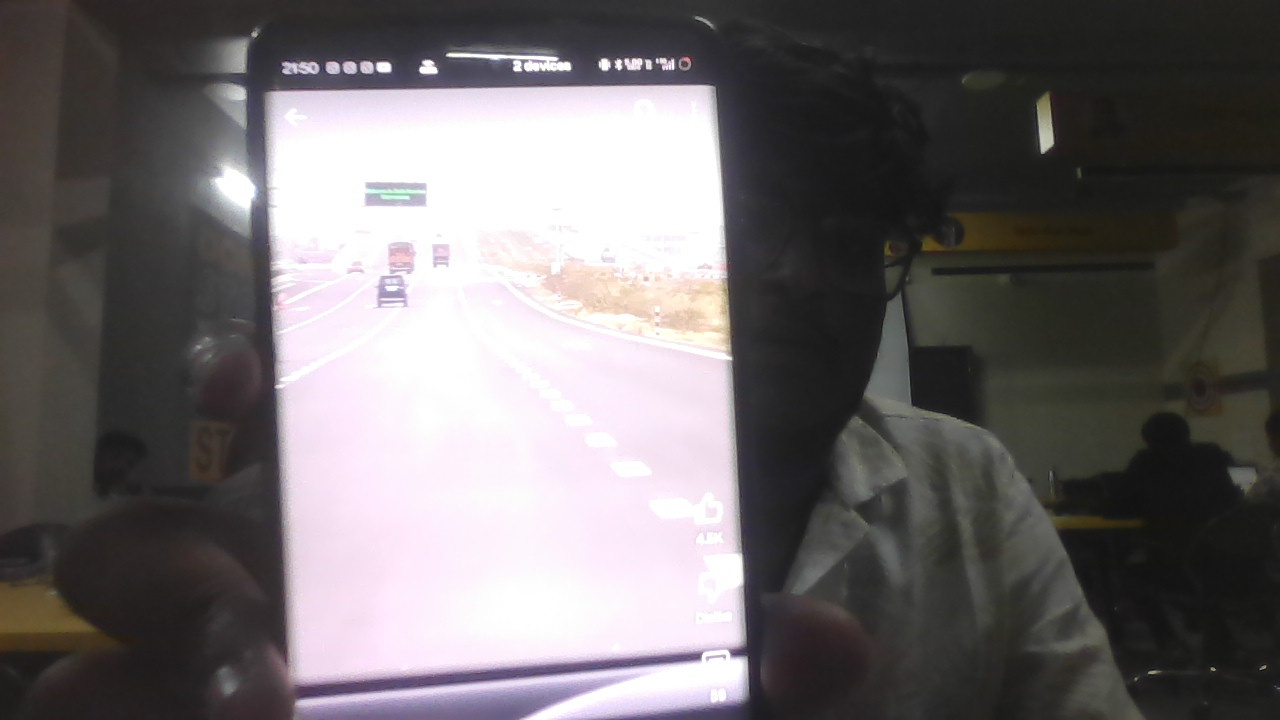
#> input picture data/incidents/incident_20250906_215013_250/frames/frame_0000.jpg, 1280 x 720 px
$ python -i lane_detection.py   (imports and definitions only)
#> lines starting #> are read from the running program, lines starting #| are printed output that depends on the picture; after the words box and inside, x2 and y2 are one past the last pixel; in counts of white or black regions, pixels touching at a corner belong together
### src/config.py
# Project configuration
import os

DEBUG = True
LOG_LEVEL = "INFO"

# Path helpers
def model_path(model_name):
    """Return the absolute path to a model file."""
    return os.path.join(os.path.dirname(os.path.dirname(os.path.abspath(__file__))), "models", model_name)

# Video settings
VIDEO_WIDTH = 1280
VIDEO_HEIGHT = 720
FPS = 30
WEBCAM_ID = 0  # Default webcam ID, usually 0 for built-in webcam

# Storage settings
DATA_DIR = "data"
MAX_STORAGE_GB = 10  # Maximum storage in GB for circular buffer
INCIDENT_RETENTION_DAYS = 30  # How long to keep incident data before auto-deletion

# Detection settings
DETECTION_MODEL = model_path("yolov8n.pt")  # Lightweight YOLOv8 nano model
DETECTION_CONFIDENCE = 0.4
DETECTION_CLASSES = ["car", "person", "traffic light"]  # Only detect these classes
DETECTION_FREQUENCY = 5  # Run detection every N frames to save resources

# Lane detection settings
LANE_DETECTION_MODEL = model_path("ultralytics/yolov8n-seg.pt")  # YOLOv8 segmentation model for lanes
LANE_CONFIDENCE = 0.3
USE_CV_FALLBACK = True  # Use classical CV for lane detection if model fails

# Risk assessment settings
TTC_THRESHOLD_CRITICAL = 2.0  # Time to collision threshold in seconds for critical alert (increased for earlier warning)
TTC_THRESHOLD_WARNING = 4.0  # Time to collision threshold in seconds for warning (increased for earlier warning)
FOLLOWING_DISTANCE_CRITICAL = 1.2  # Following distance threshold in seconds for critical alert (increased)
FOLLOWING_DISTANCE_WARNING = 2.5  # Following distance threshold in seconds for warning (increased)
LANE_DEPARTURE_THRESHOLD = 0.7  # Lane departure threshold (0-1) for alert (lowered for earlier warning)

# Risk assessment filtering
RISK_COOLDOWN_SECONDS = 3.0  # Minimum time between repeated alerts of the same type
RISK_PERSISTENCE_THRESHOLD = 2  # Number of consecutive frames a risk must be present to trigger alert
RISK_VELOCITY_THRESHOLD = 0.5  # Minimum velocity (pixels/frame) for collision risk consideration

# Privacy settings
ANONYMIZE_FACES = True
ANONYMIZE_PLATES = True
FACE_DETECTION_MODEL = model_path("ultralytics/yolov8n-face.pt")  # YOLOv8 nano model fine-tuned for face detection
PLATE_DETECTION_MODEL = model_path("ultralytics/yolov8n-plate.pt")  # YOLOv8 nano model fine-tuned for license plate detection
#> further down, picture is the input picture: shape (720, 1280, 3); mean B, G, R 107.8, 106.5, 110.7

# UI settings
DISPLAY_DETECTION_BOXES = True
DISPLAY_RISK_METRICS = True
DISPLAY_LANE_OVERLAY = True
DISPLAY_ALERTS = True
ALERT_DISPLAY_TIME = 3  # Seconds to display alert

### src/perception/lane_detection.py
import cv2
import numpy as np
import logging
import os
from ultralytics import YOLO

import config

logger = logging.getLogger(__name__)

class Lane:
    """Represents a detected lane with position and curvature."""

    def __init__(self, points, is_left=False, is_right=False):
        """
        Initialize a lane.

        Args:
            points: List of (x, y) points defining the lane line
            is_left: Whether this is a left lane
            is_right: Whether this is a right lane
        """
        self.points = np.array(points)
        self.is_left = is_left
        self.is_right = is_right

        # Fit a polynomial to the lane points
        if len(points) >= 2:
            self.coeffs = np.polyfit(self.points[:, 1], self.points[:, 0], 2)
        else:
            self.coeffs = None

    # [41 lines left out: functions get_points_in_region, get_curvature, not called in this run]

class LaneDetector:
    """
    Detects lane lines in images using YOLOv8 segmentation or computer vision techniques.
    """

    def __init__(self, model_path=None):
        """
        Initialize the lane detector.

        Args:
            model_path: Path to the lane detection model, or None to use the path from config
        """
        self.model_path = model_path or config.LANE_DETECTION_MODEL
        self.confidence = config.LANE_CONFIDENCE
        self.use_cv_fallback = getattr(config, 'USE_CV_FALLBACK', True)

        logger.info(f"Initializing lane detector with model: {self.model_path}")

        # Flag for using classical CV approach if model not available
        self.use_cv_approach = True
        self.model = None

        # Check if model file exists
        if os.path.exists(self.model_path):
            try:
                # Load YOLOv8 segmentation model
                self.model = YOLO(self.model_path)
                logger.info("Lane detection model loaded successfully")
                self.use_cv_approach = False
            except Exception as e:
                logger.error(f"Failed to load lane detection model: {e}")
                logger.info("Falling back to classical computer vision approach")
                self.use_cv_approach = True
        else:
            logger.warning(f"Lane detection model not found: {self.model_path}")
            logger.info("Falling back to classical computer vision approach")
            self.use_cv_approach = True

    def detect(self, frame):
        """
        Detect lanes in a frame.

        Args:
            frame: Image as numpy array (BGR format from OpenCV)

        Returns:
            List of Lane objects
        """
        if not self.use_cv_approach and self.model is not None:
            try:
                return self._detect_with_model(frame)
            except Exception as e:
                logger.error(f"Error using ML model for lane detection: {e}")
                logger.info("Falling back to CV approach")
                return self._detect_cv(frame)
        else:
            return self._detect_cv(frame)

    # [54 lines left out: function _detect_with_model, not called in this run]

    def _detect_cv(self, frame):
        """
        Detect lanes using classical computer vision techniques.

        Args:
            frame: Image as numpy array (BGR format from OpenCV)

        Returns:
            List of Lane objects
        """
        try:
            # Convert to grayscale
            gray = cv2.cvtColor(frame, cv2.COLOR_BGR2GRAY)
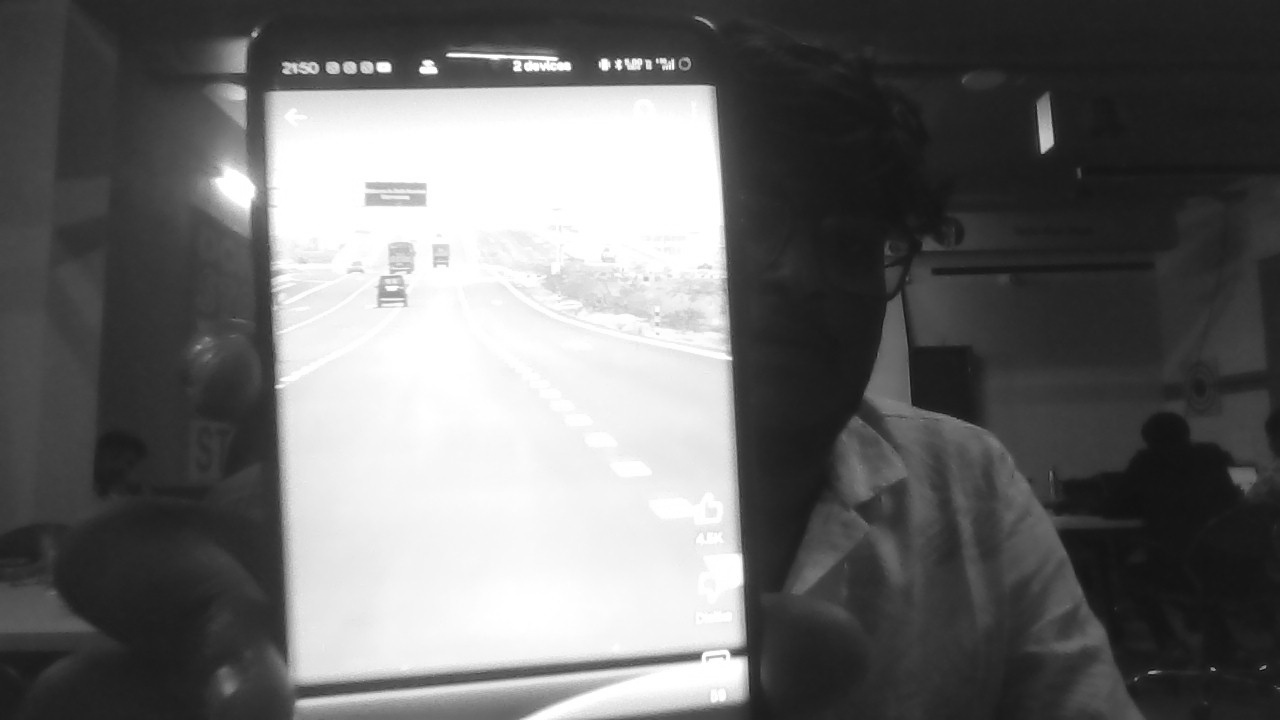
#> gray: shape (720, 1280); min 12, max 255, mean 108

            # Apply Gaussian blur
            blurred = cv2.GaussianBlur(gray, (5, 5), 0)

            # Apply Canny edge detection
            edges = cv2.Canny(blurred, 50, 150)
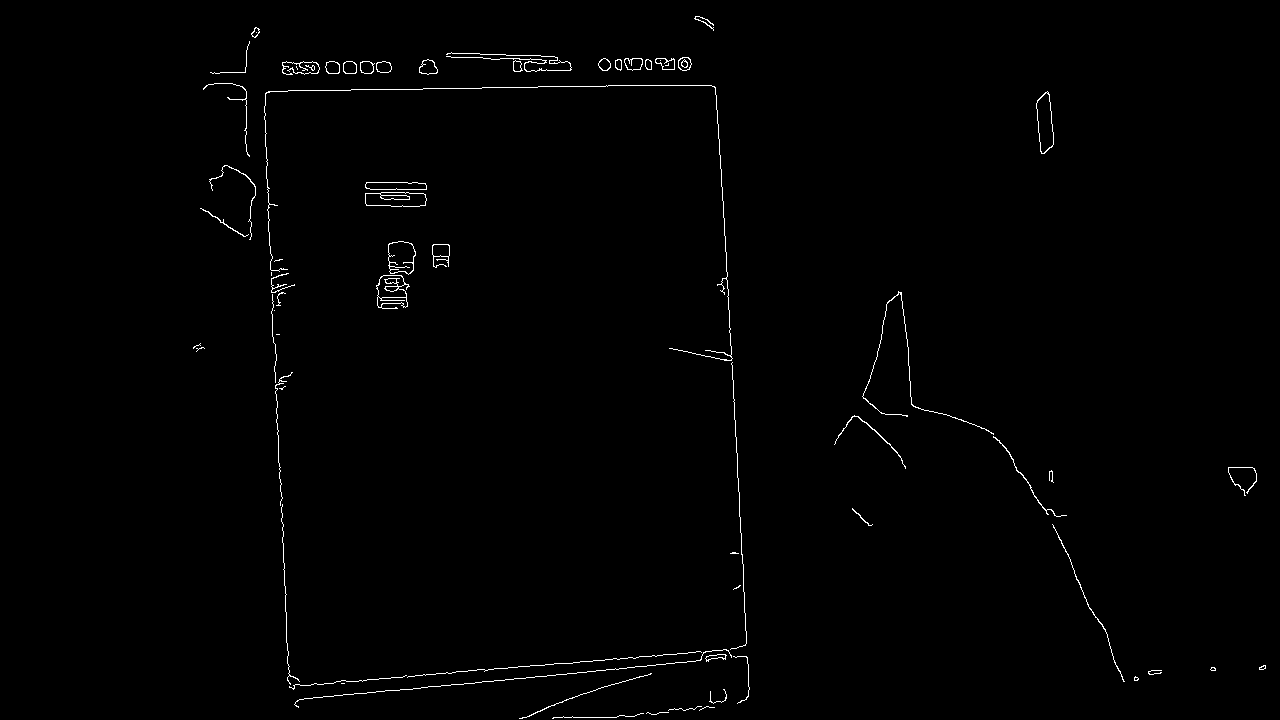
#> edges: shape (720, 1280); 0.78% white in thin lines or dots, all inside (x1, y1, x2, y2) = (193, 16, 1266, 719)

            # Define region of interest
            height, width = edges.shape
#> height = 720; width = 1280
            mask = np.zeros_like(edges)

            # Define a polygon for the region of interest (bottom half of the image)
            polygon = np.array([
                [(0, height), (0, height * 0.6), (width, height * 0.6), (width, height)]
            ], np.int32)

            cv2.fillPoly(mask, polygon, 255)
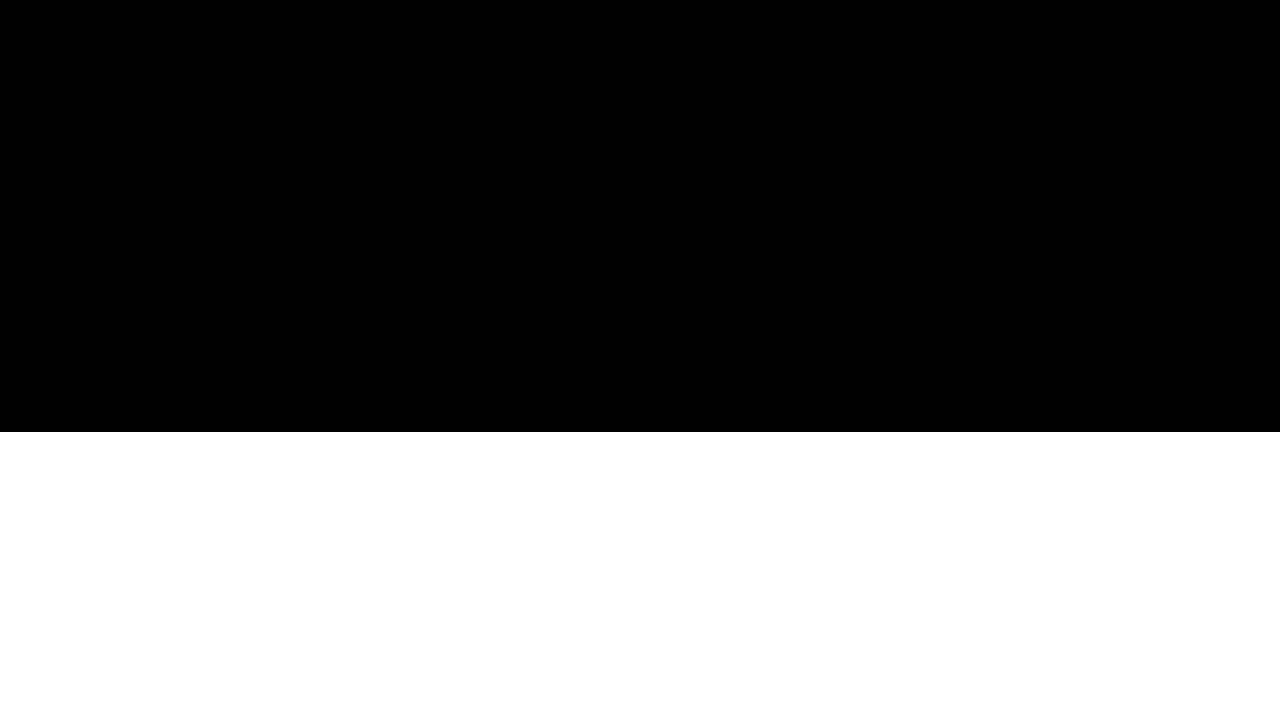
#> mask: shape (720, 1280); 40% white; 1 white region, box (x1, y1, x2, y2) and area: (0, 432, 1280, 720) 368640
            masked_edges = cv2.bitwise_and(edges, mask)
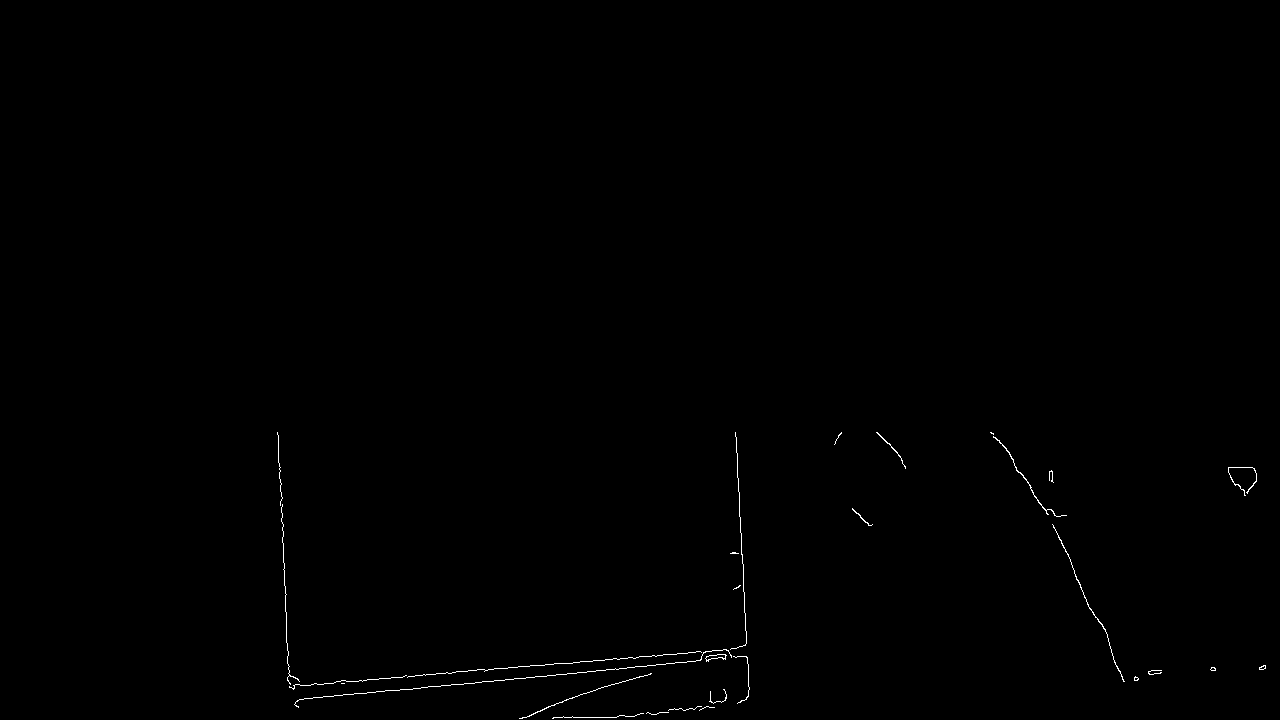
#> masked_edges: shape (720, 1280); 0.28% white in thin lines or dots, all inside (x1, y1, x2, y2) = (277, 432, 1266, 719)

            # Apply Hough transform to detect lines
            lines = cv2.HoughLinesP(
                masked_edges,
                rho=1,
                theta=np.pi/180,
                threshold=20,
                minLineLength=20,
                maxLineGap=300
            )
#> lines = 27 rows, first 6: [289, 687, 738, 647], [295, 702, 741, 656], [735, 432, 749, 689], [280, 467, 288, 681], [304, 698, 513, 679], [519, 718, 634, 716]

            # Process detected lines
            left_lines = []
            right_lines = []

            if lines is not None:
                for line in lines:
                    x1, y1, x2, y2 = line[0]

                    # Calculate slope
                    if x2 - x1 == 0:
                        continue  # Skip vertical lines

                    slope = (y2 - y1) / (x2 - x1)

                    # Filter out horizontal lines
                    if abs(slope) < 0.3:
                        continue

                    # Categorize lines as left or right based on slope and position
                    if slope < 0 and x1 < width / 2:
                        left_lines.append(line[0])
                    elif slope > 0 and x1 > width / 2:
                        right_lines.append(line[0])
#> this loop made 27 passes
#> (x1, y1, x2, y2, slope) on passes 1 to 12: (289, 687, 738, 647, -0.0891), (295, 702, 741, 656, -0.103), (735, 432, 749, 689, 18.36), (280, 467, 288, 681, 26.75), (304, 698, 513, 679, -0.0909), (519, 718, 634, 716, -0.0174), (992, 433, 1154, 673, 1.48), (546, 707, 709, 651, -0.344), (1047, 509, 1123, 681, 2.26), (999, 440, 1156, 673, 1.48), (278, 435, 282, 542, 26.75), (1048, 514, 1115, 664, 2.24)
#> after the loop, left_lines = [[546, 707, 709, 651], [535, 712, 715, 650]]; right_lines = [[735, 432, 749, 689], [992, 433, 1154, 673], [1047, 509, 1123, 681], [999, 440, 1156, 673], [1048, 514, 1115, 664], [1061, 540, 1124, 681], [879, 434, 900, 456], [1050, 471, 1111, 649], [993, 433, 1056, 516]]

            # Create Lane objects
            lanes = []

            # Process left lane lines
            if left_lines:
                left_points = np.vstack(left_lines)
#> left_points = [[546, 707, 709, 651], [535, 712, 715, 650]]
                left_lane = Lane(left_points, is_left=True)
#> in __init__, `self.coeffs = np.polyfit(self.points[:, 1], self.points[:, 0], 2)`: self.coeffs = [-0.00173, 0.254, 1230.9]
                lanes.append(left_lane)

            # Process right lane lines
            if right_lines:
                right_points = np.vstack(right_lines)
#> right_points has the same summary as right_lines
                right_lane = Lane(right_points, is_right=True)
                lanes.append(right_lane)

            return lanes

        except Exception as e:
            logger.error(f"Error during lane detection: {e}")
            return []

>>> import cv2
>>> picture = cv2.imread('../../data/incidents/incident_20250906_215013_250/frames/frame_0000.jpg')
>>> result = LaneDetector().detect(picture)
#> result = 2 items
